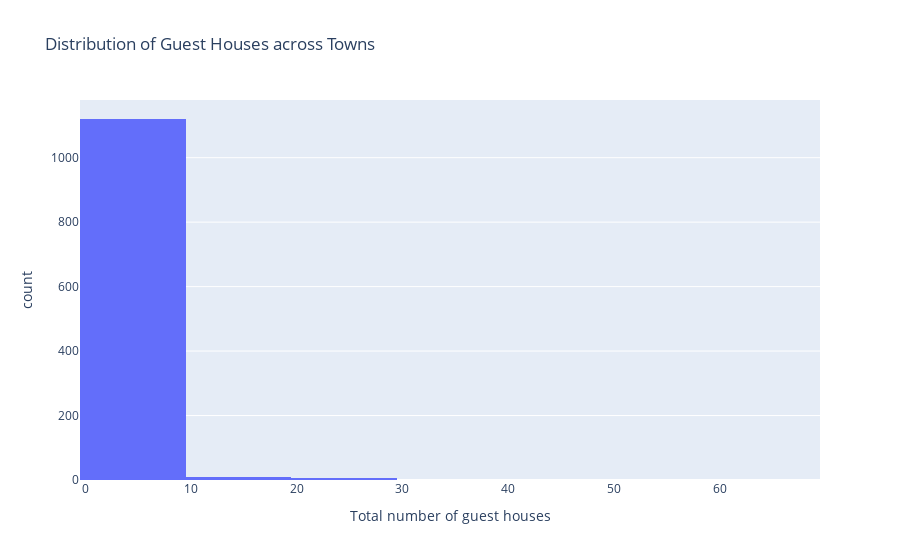

Write notebook code for a chart like this one.
### Code cell
fig = px.histogram(
    df,
    x="Total number of guest houses",
    nbins=10,
    title="Distribution of Guest Houses across Towns"
)
fig.show()

### Figure 1 — Plotly figure (JSON) as saved in the notebook; plotly's stock layout.template omitted (floating-point values rounded to 4 significant figures; data arrays with more than 128 entries replaced by an {"elided": "..."} marker saying what was removed)
{"data": [{"alignmentgroup": "True", "bingroup": "x", "hovertemplate": "Total number of guest houses=%{x}<br>count=%{y}<extra></extra>", "legendgroup": "", "marker": {"color": "#636efa", "pattern": {"shape": ""}}, "name": "", "nbinsx": 10, "offsetgroup": "", "orientation": "v", "showlegend": false, "type": "histogram", "x": {"elided": "1137 int values"}, "xaxis": "x", "yaxis": "y"}], "layout": {"barmode": "relative", "legend": {"tracegroupgap": 0}, "title": {"text": "Distribution of Guest Houses across Towns"}, "xaxis": {"anchor": "y", "domain": [0, 1], "title": {"text": "Total number of guest houses"}}, "yaxis": {"anchor": "x", "domain": [0, 1], "title": {"text": "count"}}}}
